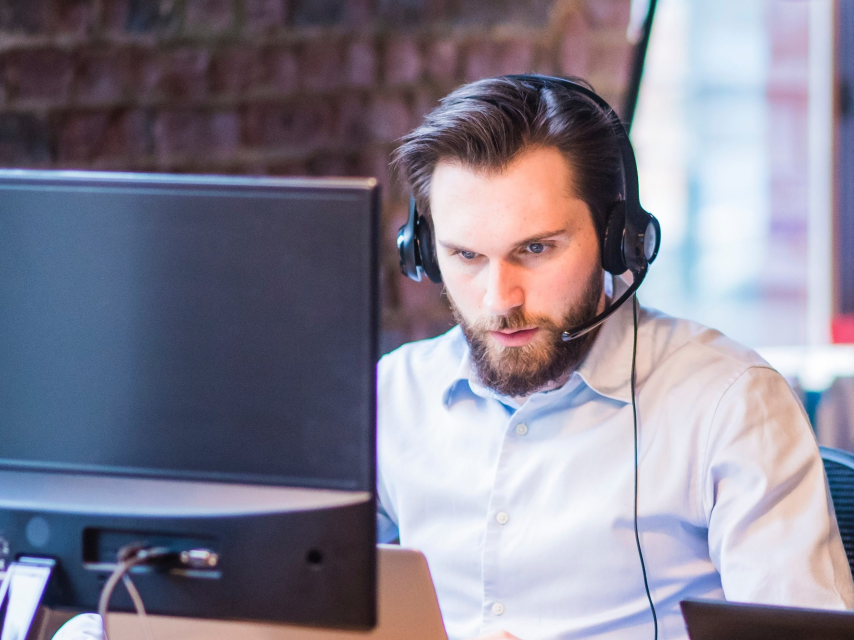
#> input picture section1/images/henry.jpg, 2560 x 1920 px, found by its file name (shown at 1/3 size)
$ jupyter execute 'Face and eye detection.ipynb'
#> lines starting #> are read from the running program, lines starting #| are printed output that depends on the picture; after the words box and inside, x2 and y2 are one past the last pixel; in counts of white or black regions, pixels touching at a corner belong together
[cell 1]
import numpy as np
import cv2

face_classifier = cv2.CascadeClassifier('Haarcascades/haarcascade_frontalface_default.xml')
eye_classifier = cv2.CascadeClassifier('Haarcascades/haarcascade_eye.xml')


def show_face_and_eyes(img):
    gray = cv2.cvtColor(img, cv2.COLOR_BGR2GRAY)

    faces = face_classifier.detectMultiScale(gray, 1.3, 5)

    # When no faces detected, face_classifier returns and empty tuple
    if faces is ():
        print("No Face Found")

    for (x,y,w,h) in faces:
        cv2.rectangle(img,(x,y),(x+w,y+h),(127,0,255),2)
        cv2.imshow('img',img)
        cv2.waitKey(0)
        roi_gray = gray[y:y+h, x:x+w]
        roi_color = img[y:y+h, x:x+w]
        eyes = eye_classifier.detectMultiScale(roi_gray)
        for (ex,ey,ew,eh) in eyes:
            cv2.rectangle(roi_color,(ex,ey),(ex+ew,ey+eh),(255,255,0),2)
            cv2.imshow('img',img)
            cv2.waitKey(0)

img = cv2.imread('images/henry.jpg')
#> img is the input picture: shape (1920, 2560, 3); mean B, G, R 144.1, 129, 133
img = cv2.resize(img, None, fx=0.5, fy=0.5)
#> img: shape (960, 1280, 3)
show_face_and_eyes(img)
#> in show_face_and_eyes, `gray = cv2.cvtColor(img, cv2.COLOR_BGR2GRAY)`:
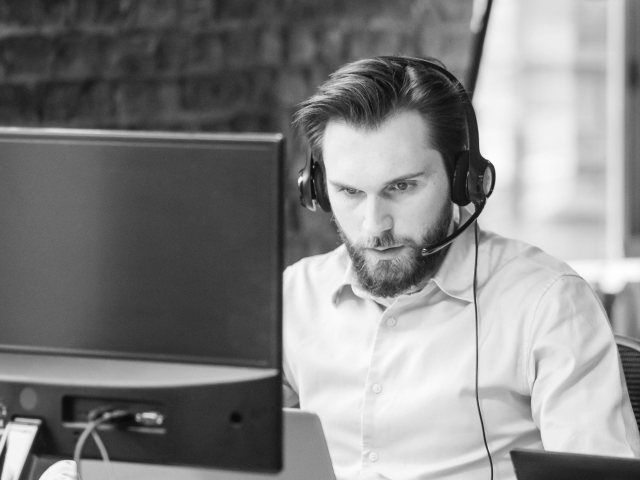
#> gray: shape (960, 1280) (shown at 1/2 size); min 7, max 255, mean 132
#> in show_face_and_eyes, `faces = face_classifier.detectMultiScale(gray, 1.3, 5)`: faces = [[625, 276, 276, 276]]
#> the loop in show_face_and_eyes, `for (x,y,w,h) in faces:` made 1 pass
#> pass 1, in show_face_and_eyes, `roi_gray = gray[y:y+h, x:x+w]`:
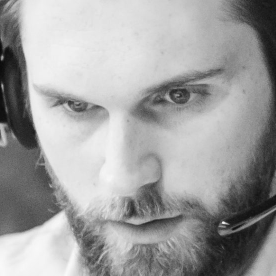
#> roi_gray: shape (276, 276); min 10, max 249, mean 160.5
#> after the loop in show_face_and_eyes, `for (x,y,w,h) in faces:`:
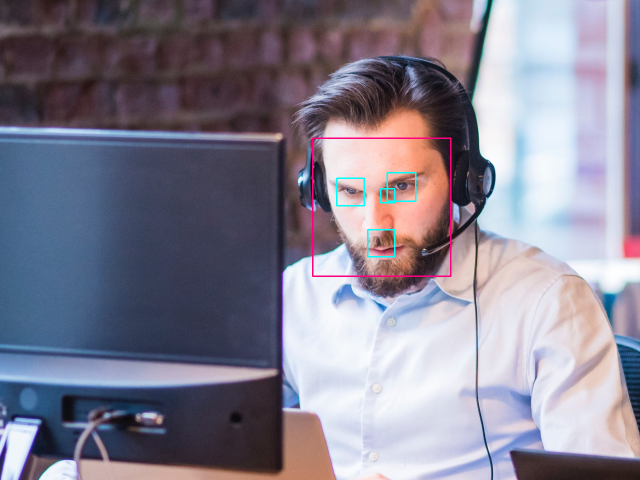
#> img: shape (960, 1280, 3) (shown at 1/2 size); mean B, G, R 144.5, 128.9, 133
#> after the loop in show_face_and_eyes, `for (x,y,w,h) in faces:`:
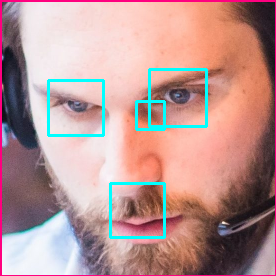
#> roi_color: shape (276, 276, 3); mean B, G, R 147.1, 148.9, 185.2

img = cv2.imread('images/damien.jpg')
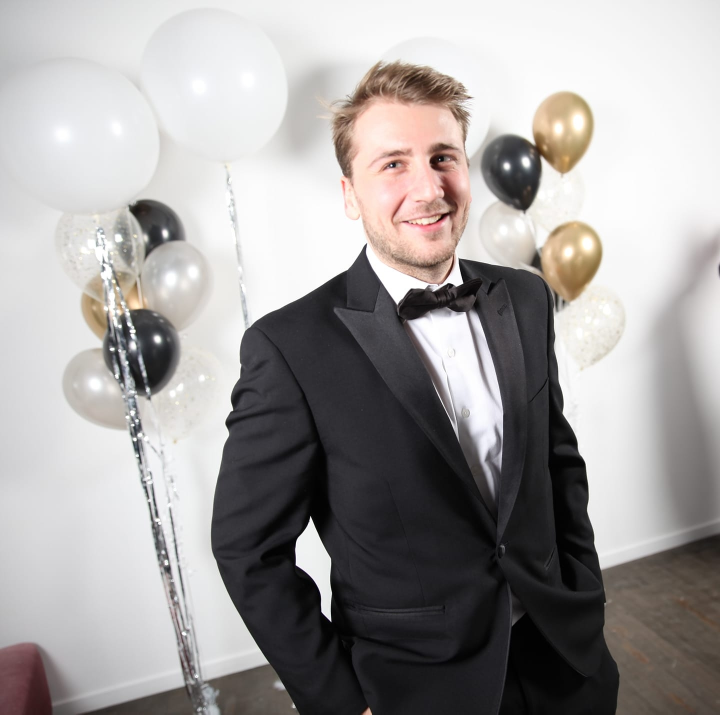
#> input picture section3/images/damien.jpg, 1440 x 1429 px (shown at 1/2 size)
#> img is the input picture: shape (1429, 1440, 3); mean B, G, R 157.4, 158.2, 161.6
show_face_and_eyes(img)
#> in show_face_and_eyes (call 2), `faces = face_classifier.detectMultiScale(gray, 1.3, 5)`: faces = [[683, 202, 306, 306]]
#> the loop in show_face_and_eyes (call 2), `for (x,y,w,h) in faces:` made 1 pass
#> pass 1, in show_face_and_eyes (call 2), `roi_gray = gray[y:y+h, x:x+w]`:
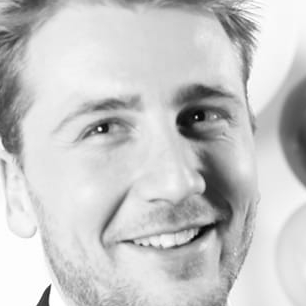
#> roi_gray: shape (306, 306); min 5, max 255, mean 199.5
#> after the loop in show_face_and_eyes (call 2), `for (x,y,w,h) in faces:`:
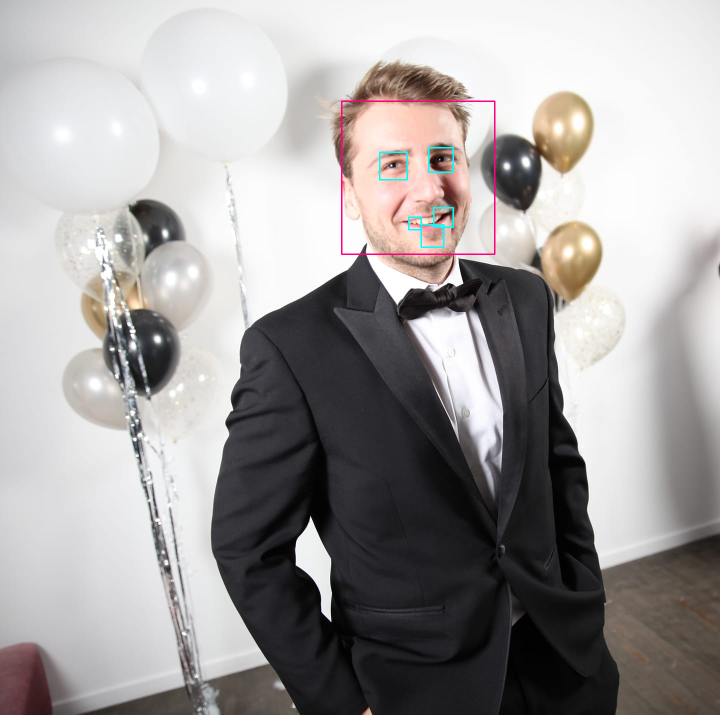
#> img: shape (1429, 1440, 3) (shown at 1/2 size); 0.3% of pixels changed, all inside (x1, y1, x2, y2) = (682, 201, 991, 510)
#> after the loop in show_face_and_eyes (call 2), `for (x,y,w,h) in faces:`:
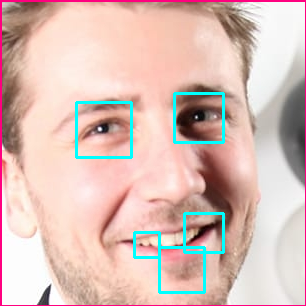
#> roi_color: shape (306, 306, 3); mean B, G, R 183.1, 190.4, 218.1
cv2.destroyAllWindows()

[cell 2]
from time import sleep
import numpy as np
import cv2

face_classifier = cv2.CascadeClassifier('Haarcascades/haarcascade_frontalface_default.xml')
eye_classifier = cv2.CascadeClassifier('Haarcascades/haarcascade_eye.xml')

def face_detector(img, size=0.5):
    # Convert image to grayscale
    gray = cv2.cvtColor(img,cv2.COLOR_BGR2GRAY)
    faces = face_classifier.detectMultiScale(gray, 1.3, 5)
    if faces is ():
        return img

    for (x,y,w,h) in faces:
        x = x - 50
        w = w + 50
        y = y - 50
        h = h + 50
        cv2.rectangle(img,(x,y),(x+w,y+h),(255,0,0),2)
        roi_gray = gray[y:y+h, x:x+w]
        roi_color = img[y:y+h, x:x+w]
        eyes = eye_classifier.detectMultiScale(roi_gray)
        #sleep(.05)
        for (ex,ey,ew,eh) in eyes:
            cv2.rectangle(roi_color,(ex,ey),(ex+ew,ey+eh),(0,0,255),2)
    return img

# For live webcam
#cap = cv2.VideoCapture(0)

# For video record
cap = cv2.VideoCapture('videos/damien.MOV')
while cap.isOpened():
    ret, frame = cap.read()
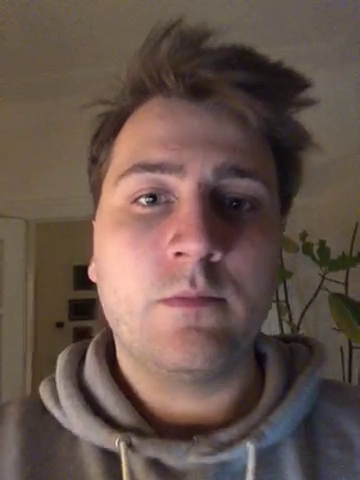
#> input picture frame 14 of section3/videos/damien.MOV, 360 x 480 px
#> frame is the input picture: shape (480, 360, 3); mean B, G, R 75.1, 83.2, 102.5
    if frame is None:
        break
    frame = cv2.rotate(frame, cv2.cv2.ROTATE_90_CLOCKWISE)
#> frame: shape (360, 480, 3)
    cv2.imshow('Our Face Extractor', face_detector(frame))
#> in face_detector, `gray = cv2.cvtColor(img,cv2.COLOR_BGR2GRAY)`:
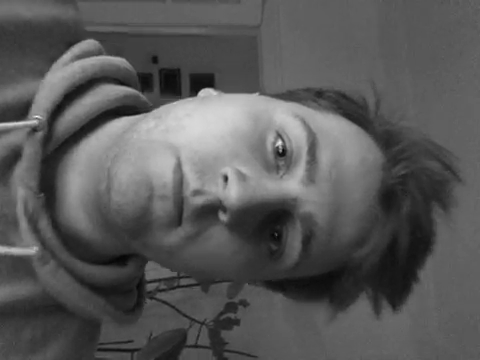
#> gray: shape (360, 480); min 3, max 250, mean 88
#> in face_detector, `faces = face_classifier.detectMultiScale(gray, 1.3, 5)`: faces = ()
    if cv2.waitKey(1) == 13: #13 is the Enter Key
#> (key Esc is pressed here)
        break

cap.release()
cv2.destroyAllWindows()
